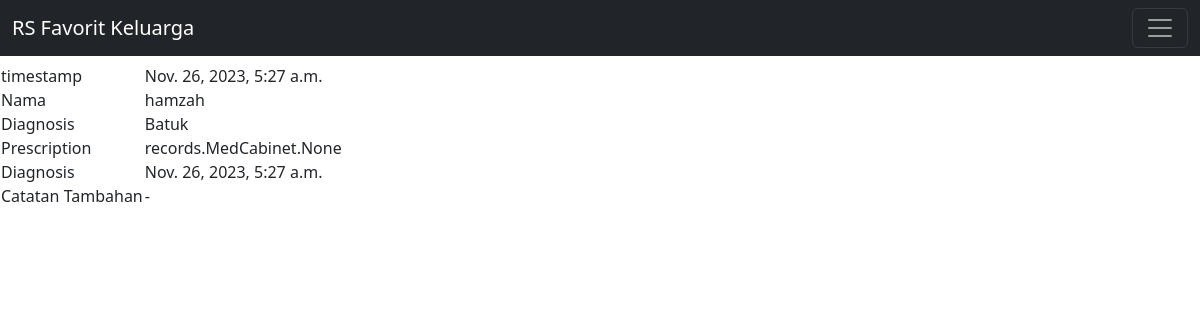
The app's page /records/record/1 with its own data.
### records/models.py (models this page shows, shortened)
class PatientRecords(models.Model):
    timestamp = models.DateTimeField(auto_created=True,auto_now=True)
    patient_name = models.ForeignKey(PatientProfile,on_delete=models.SET_NULL,blank=True,null=True)
    diagnose = models.TextField(max_length=300)
    prescription = models.ManyToManyField('MedCabinet')
    notes = models.TextField(max_length=300)
    follow_up = models.DateTimeField(auto_now=True)
    class Meta:
        ordering = ['timestamp']

class PatientProfile(models.Model):
    BLOODTYPE_CHOICES = [
    ("A", "A"),
    ("AB", "AB"),
    ("B", "B"),
    ("O", "O"),
    ('-','None'),
]
    patient_name = models.CharField(max_length=100)
    patient_address = models.TextField(max_length=300)
    Patient_bloodtype = models.CharField(choices=BLOODTYPE_CHOICES,max_length=10)
    patient_age = models.IntegerField(default=0)
    patient_comorbid = models.TextField(default='No Comorbid')
    patient_note = models.TextField(default='None')
    patient_apply = models.DateTimeField(auto_created=True,auto_now=True)
    patient_systol = models.IntegerField(default=120)
    patient_diastol = models.IntegerField(default=80)
    class Meta:
        ordering = ['patient_name']
    def __str__(self) -> str:
        return f"{self.patient_name}"

### records/views.py (the view)
# urls.py: path('record/<int:pk>',views.PatientRecordsDetail.as_view(),name='record_detail'),
class PatientRecordsDetail(DetailView):
    model = PatientRecords

### records/templates/records/patientrecords_detail.html (shortened to what this page needs)
{% extends 'base.html' %}
{% block content %}
<div>
    <table style="align-items: center;align-self: flex-end;">
        <tr>
            <td>timestamp</td>
            <td> {{ patientrecords.timestamp }}</td>
        </tr>
        <tr>
            <td> Nama </td>
            <td> {{ patientrecords.patient_name }}</td>
        </tr>
        <tr>
            <td> Diagnosis </td>
            <td> {{ patientrecords.diagnose }}</td>
        </tr>
        <tr>
            <td> Prescription </td>
            <td> {{ patientrecords.prescription }}</td>
        </tr>
        <tr>
            <td> Diagnosis </td>
            <td> {{ patientrecords.follow_up }}</td>
        </tr>
        <tr>
            <td> Catatan Tambahan </td>
            <td> {{ patientrecords.notes }}</td>
        </tr>
    </table>
</div>
{% endblock %}

### records on screen
PatientRecords: timestamp "Nov. 26, 2023, 5:27 a.m.", patient_name "hamzah", diagnose "Batuk", prescription "records.MedCabinet.None", follow_up "Nov. 26, 2023, 5:27 a.m.", notes "-"
